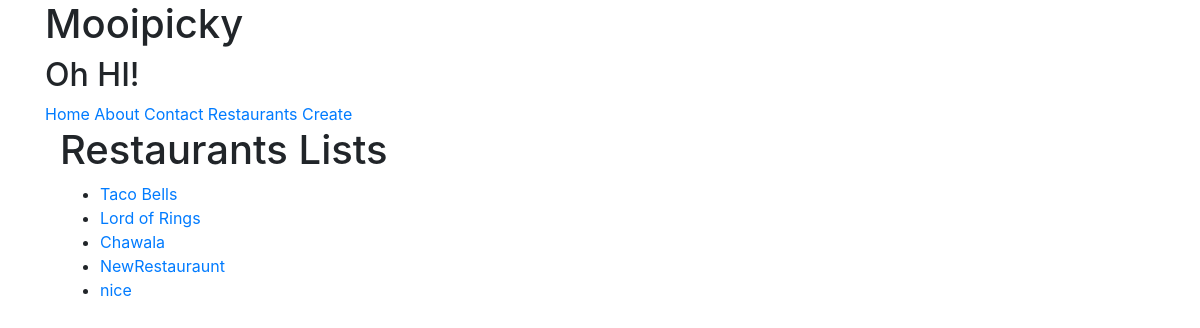
The page /restaurants/ on the database as committed earlier.
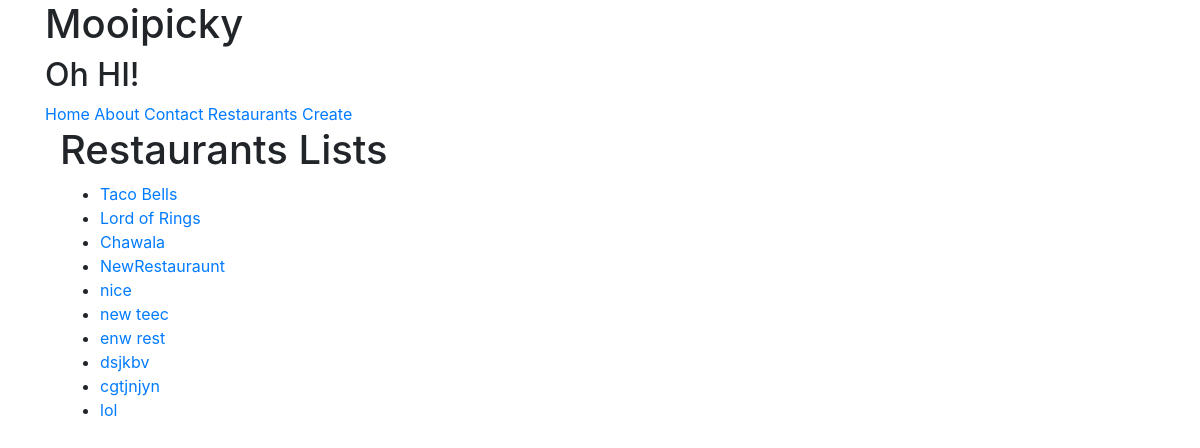
The same page on the database as committed later.
### restaurants/models.py (models this page shows, shortened)
class RestaurantLocation(models.Model):
	owner 			= models.ForeignKey(User)
	name      		= models.CharField(max_length=120)
	location  		= models.CharField(max_length=120, null=True, blank=True)
	category  		= models.CharField(max_length=120,null=True,blank=True)
	review  		= models.CharField(max_length=2000,null=True,blank=True)
	timestamp 		= models.DateTimeField(auto_now_add=True)
	updated   		= models.DateTimeField(auto_now=True)
	slug 			= models.SlugField(null=True, blank=True)

### restaurants/views.py (the view)
# urls.py: url(r'^restaurants/$', RestaurantListView.as_view()),
class RestaurantListView(ListView):
	def get_queryset(self):
		slug = self.kwargs.get("slug")
		if slug:
			queryset=RestaurantLocation.objects.filter(category__iexact=slug)
		else:
			queryset=RestaurantLocation.objects.all()
		return queryset

### restaurants/templates/restaurants/restaurantlocation_list.html (shortened to what this page needs)
{% extends "base.html" %}
{% block content %}
<h1>Restaurants Lists</h1>
<ul>
	{% for obj in object_list %}
	<li><a href='/restaurants/{{ obj.slug }}/'>{{obj.name}}</a></li>
	{% endfor %}
</ul>
{% endblock content %}

Rows that differ between the two databases and show on the page:
added RestaurantLocation: name "new teec"
added RestaurantLocation: name "enw rest"
added RestaurantLocation: name "dsjkbv"
added RestaurantLocation: name "cgtjnjyn"
added RestaurantLocation: name "lol"
